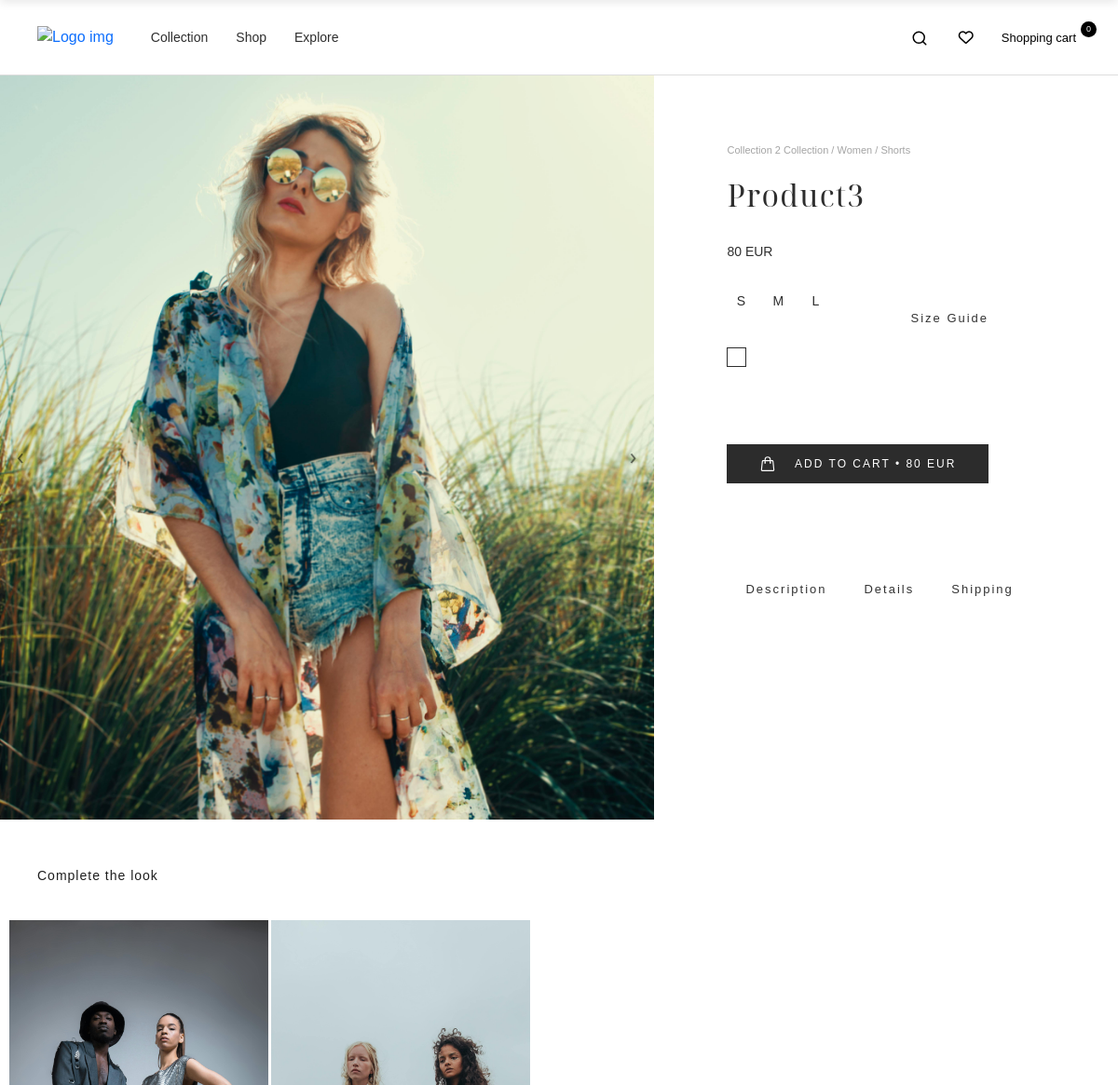
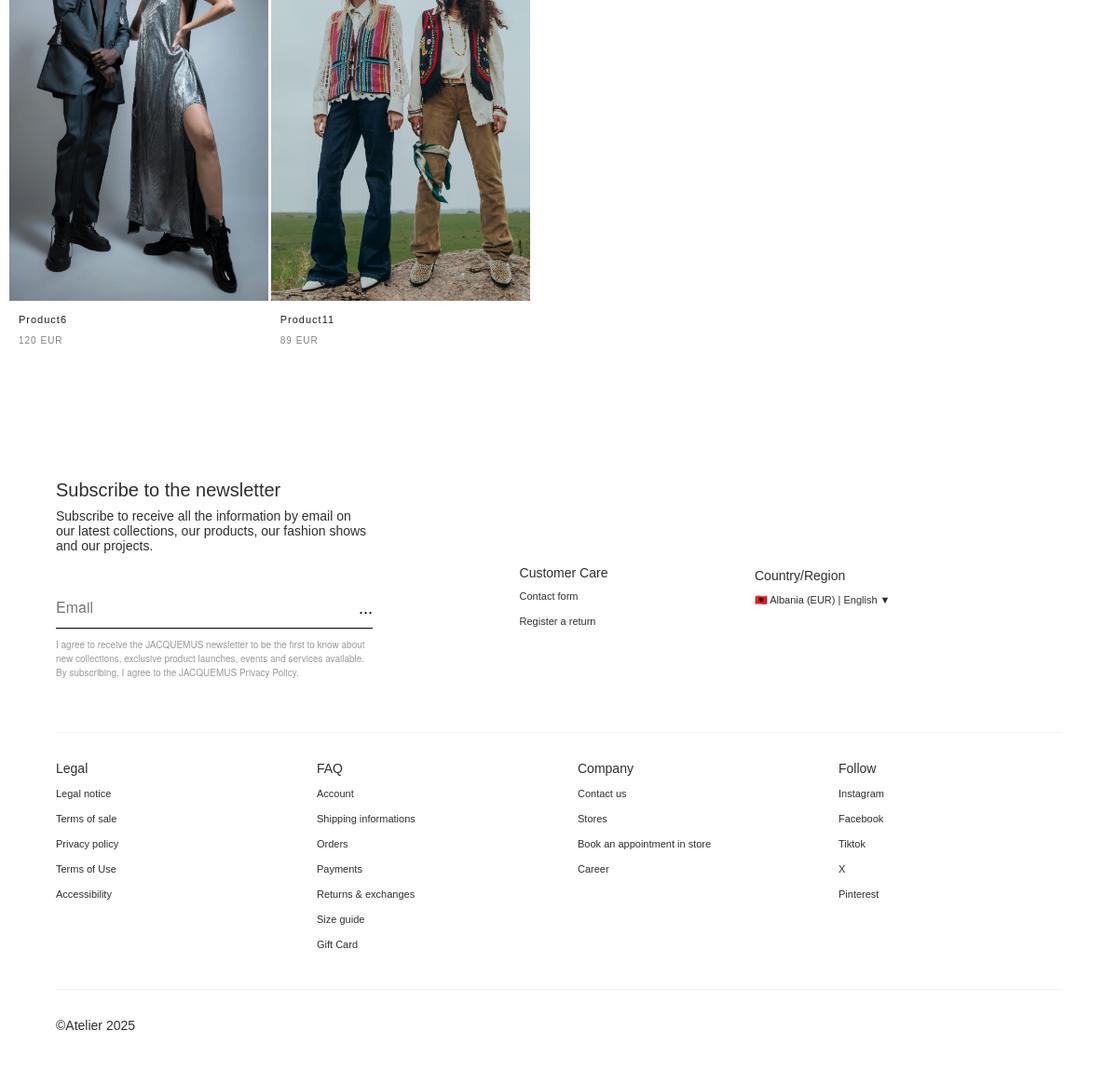
Page /product/3/ on the committed database (2 pictures, top to bottom).
### Product/models.py (models this page shows, shortened)
class D_Product(models.Model):
    name = models.CharField(max_length=100, default='')
    subcategory = models.ForeignKey(B_Subcategory, on_delete=models.CASCADE, null=True, blank=True)
    collection = models.ForeignKey(C_Collection, on_delete=models.CASCADE, related_name='products', null=True, blank=True)
    price = models.DecimalField(max_digits=7, decimal_places=2)
    main_image = models.ImageField(null=True, blank=True)
    description = RichTextField(blank=True, null=True)
    details = RichTextField(blank=True, null=True)
    is_new = models.BooleanField(default=False)

class C_Collection(models.Model):
    collection = models.CharField(max_length=100, default='')
    slug = models.SlugField(unique=True, blank=True)
    main_image = models.ImageField(null=True, blank=True)
    info = models.CharField(max_length=200, default='')
    description = RichTextField(blank=True, null=True)
    cover_image = models.ImageField(null=True, blank=True)
    footer_description = RichTextField(blank=True, null=True)
    created_at = models.DateTimeField(auto_now_add=True, null=True)

class B_Subcategory(models.Model):
    category = models.ForeignKey(A_Category, on_delete=models.CASCADE, null=True, blank=True)
    subcategory = models.CharField(max_length=100, default='')

class A_Category(models.Model):
    category = models.CharField(max_length=100, default='')

class E_Product_Size(models.Model):
    product = models.ForeignKey(D_Product, on_delete=models.CASCADE, null=True, blank=True)
    size = models.CharField(max_length=10, default='')

class E_Product_Color(models.Model):
    product = models.ForeignKey(D_Product, on_delete=models.CASCADE, null=True, blank=True)
    color = models.ForeignKey(D_Colors_List, on_delete=models.CASCADE, null=True, blank=True)

class D_Colors_List(models.Model):
    color = models.CharField(max_length=100, default='')
    code = models.CharField(max_length=10, default='')

### Product/views.py (the view)
# urls.py: path('product/<int:product_id>/', P_views.product, name='product'),
def product(request, product_id):
    if request.method == 'GET':
        categories = A_Category.objects.all()
        subcategories = B_Subcategory.objects.all()
        collections = C_Collection.objects.all()
        shipping = S_Shipping.objects.all()
        shipping1 = shipping[0] if shipping else None
        latest_col = C_Collection.objects.last()
        footer = Z_Contact.objects.all()
        footer1 = footer[0] if footer else None
        product = get_object_or_404(D_Product, id=product_id)
        gallery = E_Product_Gallery.objects.filter(product=product)
        sizes = E_Product_Size.objects.filter(product=product)
        colors = E_Product_Color.objects.filter(product=product).select_related('color')
        latest_collection = C_Collection.objects.order_by('-created_at').first()
        similar_products = D_Product.objects.filter(subcategory=product.subcategory).exclude(id=product.id)[:3]
        recently_viewed = request.session.get('recently_viewed', [])
        if product_id in recently_viewed:
            recently_viewed.remove(product_id)
        recently_viewed.insert(0, product_id)
        if len(recently_viewed) > 5:  # Limito në 6 produkte
            recently_viewed = recently_viewed[:4]
        request.session['recently_viewed'] = recently_viewed
        recently_viewed_products = D_Product.objects.filter(id__in=recently_viewed).exclude(id=product.id)
        data = cartData(request)
        cartItems = data['cartItems']
        order = data['order']
        items = data['items']
        products = D_Product.objects.filter(subcategory_id=product.subcategory.id)
        context = {'categories': categories, 'subcategories': subcategories, 'collections': collections, 'product': product,
                   'shipping': shipping1, 'colors': colors, 'gallery': gallery, 'latest_col': latest_col, 'products': products, 'sizes': sizes,
                   'cartItems': cartItems, 'items':items, 'latest_collection': latest_collection, 'recently_viewed_products':recently_viewed_products, 'similar_products':similar_products, 'footer': footer1}
        return render(request, 'product_details.html', context)

### Product/utils.py (called while the page is built, shortened)
def cookieCart(request):
    try:
        cart = json.loads(request.COOKIES['cart'])
    except:
        cart = {}
    print('Cart:', cart)
    items = []
    order = {'get_cart_total': 0, 'get_cart_items': 0}
    guest_order_id = request.COOKIES.get('guest_order_id', str(uuid.uuid4()))
    order['id'] = guest_order_id  # Store the temporary order ID for guest users
    cartItems = order['get_cart_items']
    response = {'cartItems': cartItems, 'order': order, 'items': items}
    return response

def cartData(request):
    if request.user.is_authenticated:
        customer, created = G_Customer.objects.get_or_create(user=request.user)
        order, created = H_Order.objects.get_or_create(customer=customer, complete=False)
        items = order.i_orderitem_set.all()
        cartItems = sum([item.quantity for item in items])
    else:
        cookieData = cookieCart(request)
        cartItems = cookieData['cartItems']
        order = cookieData['order']
        items = cookieData['items']
    return {'cartItems': cartItems, 'order': order, 'items': items}

### templates/product_details.html (shortened to what this page needs)
{% load static %}
<!DOCTYPE html>
<html lang="en">
<head>
    <link rel="stylesheet" href="https://cdn.jsdelivr.net/npm/swiper@8/swiper-bundle.min.css"/>
    <link rel="stylesheet" href="https://cdnjs.cloudflare.com/ajax/libs/font-awesome/5.15.4/css/all.min.css">
    {% include 'head.html' %}
</head>
<body>
    <header class="low-nav">
        {% include 'navbar.html' %}
    </header>
    <section class="section section-top-low" id="product-temp">
        <div class="container-one">
            <div class="grid-two">
                <div class="product-gallery">
                    <div class="main-img">
                      <div class="product-slider">
  {% if product.main_image %}
    <img src="{{ product.main_image.url }}" alt="{{ product.name }}" class="slide-image active">
  {% endif %}
  <button class="prev-btn"></button>
  <button class="next-btn"></button>
</div>
                    </div>
                </div>
                <div class="product-content">
                    <div class="p-name text-small mb-10">
                       <a href="{% url 'collection_page' collection_slug=product.collection.slug %}" class="text-small cap">
                         {{ product.collection.collection }} Collection / {{ product.subcategory.category.category }} / {{ product.subcategory.subcategory }}
                       </a>
                    </div>
                    <h2 class="title-fs-40 text-sm mb-60">{{ product.name }} </h2>
                    <div class="p-price mb-60">
                        <h3 class="text-sm fs-30">{{ product.price|floatformat:0 }} EUR</h3>
                    </div>
                    <div class="display-flex sb mb-60">
                        <div class="product-feature">
                            <div class="p-f-size display-flex mb-30">
                                <div class="display-flex sb">
                                    {% for s in sizes %}
                                        <span class="text-sm p-size" id="{{ s.size }}" onclick="document.getElementById('p-size{{ s.size }}').checked = true;change('{{ s.size }}')">{{ s.size }}</span>
                                    {% endfor %}
                                    <input class="hidden" type="text" name="final_size" id="final_size" value=""><br>
                                </div>
                            </div>
<div class="color-names">
    {% for c in colors %}
    <div class="color-container">
        <div class="p-color" onclick="
            document.getElementById('p-color{{ c.color.color }}').checked = true;
            changeColor('{{ c.color.color }}');
        ">
            <span class="color-circle" style="background: {{ c.color.code }}"></span>
        </div>
    </div>
    {% endfor %}
    <input class="hidden" type="text" name="final_color" id="final_color" value=""><br>
</div>
                        </div>
                        <div>
                            <h5><a href="/size_guide" target="_blank" class="text-small-h a-line">Size Guide</a></h5>
                        </div>
                    </div>
                    <a id="add-link" class="text-sm cap add-to-cart full mb-30">
</i> Add to Cart • {{ product.price|floatformat:0 }} EUR</a>
                    <div class="product-information">
                            <div class="p-info mb-20 active" id="p-info-one" data-title="Description" data-content="{{ product.description|safe }}">
                            <div class="display-flex">
                                <h4 class="text-small-h cap mb-0">Description</h4>
                            </div>
                        </div>
                           <div class="p-info mb-20 active" id="p-info-two" data-title="Details" data-content="{{ product.details|safe }}">
                            <div class="display-flex">
                                <h4 class="text-small-h cap mb-0">Details</h4>
                            </div>
                        </div>
                            <div class="p-info mb-20 active" id="p-info-three" data-title="Shipping" data-content="{{ shipping.description|safe }}">
                            <div class="display-flex ">
                                <h4 class="text-small-h cap mb-0">Shipping</h4>
                            </div>
                        </div>
                    </div>
                </div>
            </div>
        </div>
    </section>
    {% if products %}
    <section class="section similar" id="similar-products">
        <div class="container-one">
            <div class="display-flex sb mb-60">
                <h4 class="big-italic text-small">Complete the look</h4>
            </div>
       <div class="product-row row-small">
    {% for product in similar_products %}
      <div class="product-item small">
        <a href="{% url 'product' product.id %}">
          <div class="image-wrapper">
            {% if product.main_image %}
              <img src="{{ product.main_image.url }}" alt="{{ product.name }}" class="product-image">
            {% endif %}
          </div>
          <div class="product-info">
            <p class="product-name text-xs">{{ product.name }}</p>
            <span class="product-price text-xs">{{ product.price|floatformat:0 }} EUR</span>
          </div>
        </a>
      </div>
    {% endfor %}
  </div>
        </div>
    </section>
    {% endif %}
    <footer>
        {% include 'footer.html' %}
    </footer>
</body>
</html>

### rows in the picture
D_Product: main_image (picture), collection.collection "Collection 2", subcategory.category.category "Women", subcategory.subcategory "Shorts", name "Product3", price "80"
E_Product_Size: size "S"
E_Product_Size: size "M"
E_Product_Size: size "L"
D_Product: main_image (picture), name "Product6", price "120"
D_Product: main_image (picture), name "Product11", price "89"

### other values in the picture
{{ cartItems }} "0"
